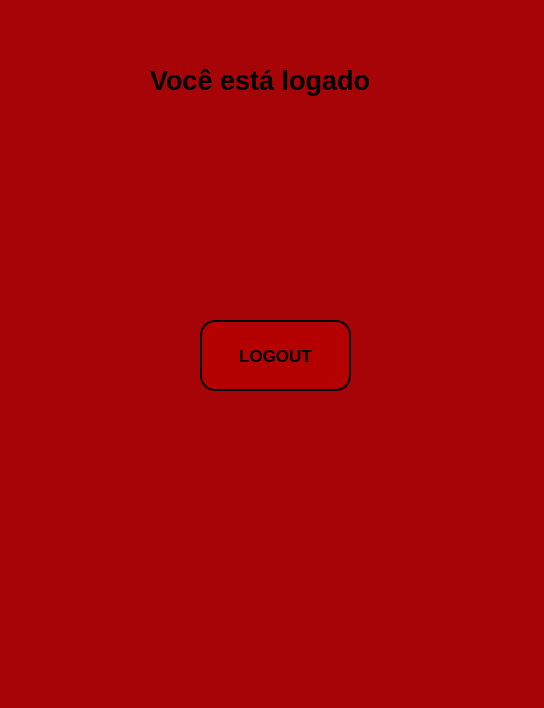
<?xml version="1.0" encoding="UTF-8"?>
<ui version="4.0">
 <class>MainWindow</class>
 <widget class="QMainWindow" name="MainWindow">
  <property name="geometry">
   <rect>
    <x>0</x>
    <y>0</y>
    <width>544</width>
    <height>708</height>
   </rect>
  </property>
  <property name="windowTitle">
   <string>MainWindow</string>
  </property>
  <property name="styleSheet">
   <string notr="true">background-color: rgb(166, 4, 7);</string>
  </property>
  <widget class="QWidget" name="centralwidget">
   <widget class="QLabel" name="label">
    <property name="geometry">
     <rect>
      <x>150</x>
      <y>60</y>
      <width>241</width>
      <height>41</height>
     </rect>
    </property>
    <property name="font">
     <font>
      <pointsize>20</pointsize>
      <weight>75</weight>
      <bold>true</bold>
     </font>
    </property>
    <property name="text">
     <string>Você está logado</string>
    </property>
   </widget>
   <widget class="QPushButton" name="pushButton">
    <property name="geometry">
     <rect>
      <x>200</x>
      <y>320</y>
      <width>151</width>
      <height>71</height>
     </rect>
    </property>
    <property name="font">
     <font>
      <pointsize>13</pointsize>
      <weight>75</weight>
      <bold>true</bold>
     </font>
    </property>
    <property name="styleSheet">
     <string notr="true">border-radius: 15px;
background-color: rgb(180, 0, 0);
border-style: outset;
border-width: 2px;
border-color: black;</string>
    </property>
    <property name="text">
     <string>LOGOUT</string>
    </property>
   </widget>
  </widget>
  <widget class="QMenuBar" name="menubar">
   <property name="geometry">
    <rect>
     <x>0</x>
     <y>0</y>
     <width>544</width>
     <height>21</height>
    </rect>
   </property>
  </widget>
  <widget class="QStatusBar" name="statusbar"/>
 </widget>
 <resources/>
 <connections/>
</ui>
